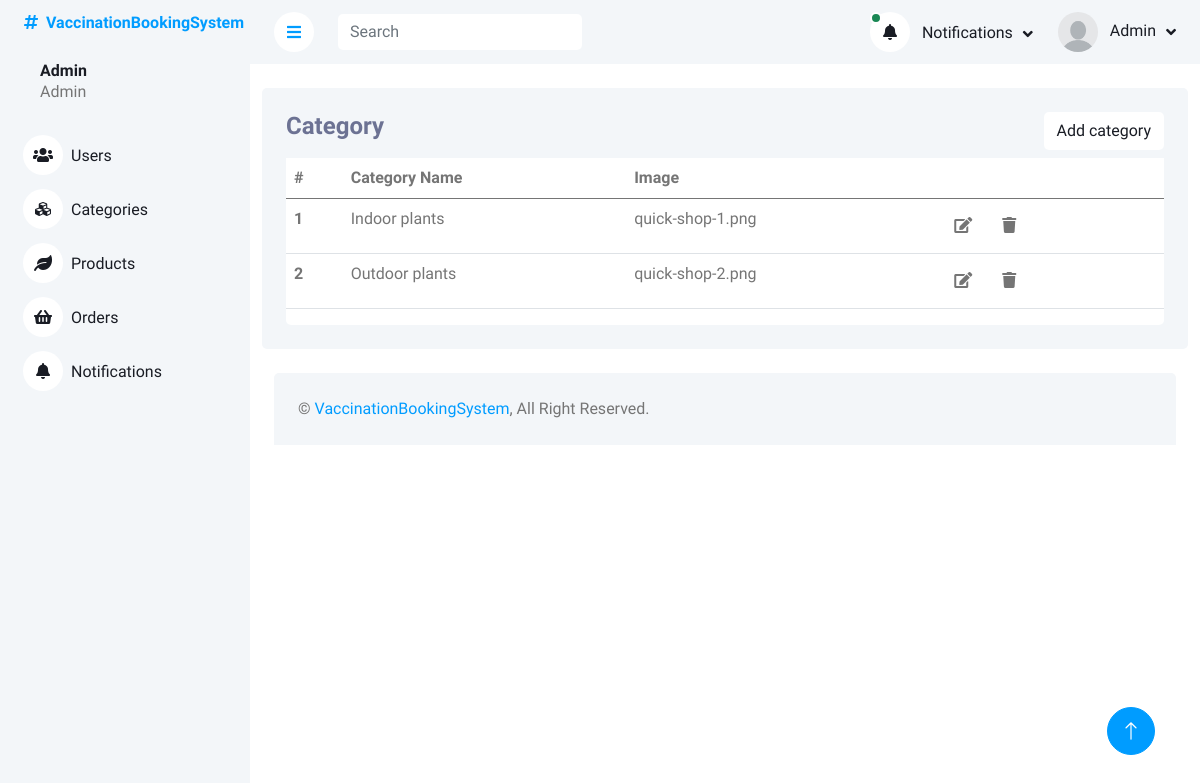
The app's page /adminPanel/vaccine.php, older data.
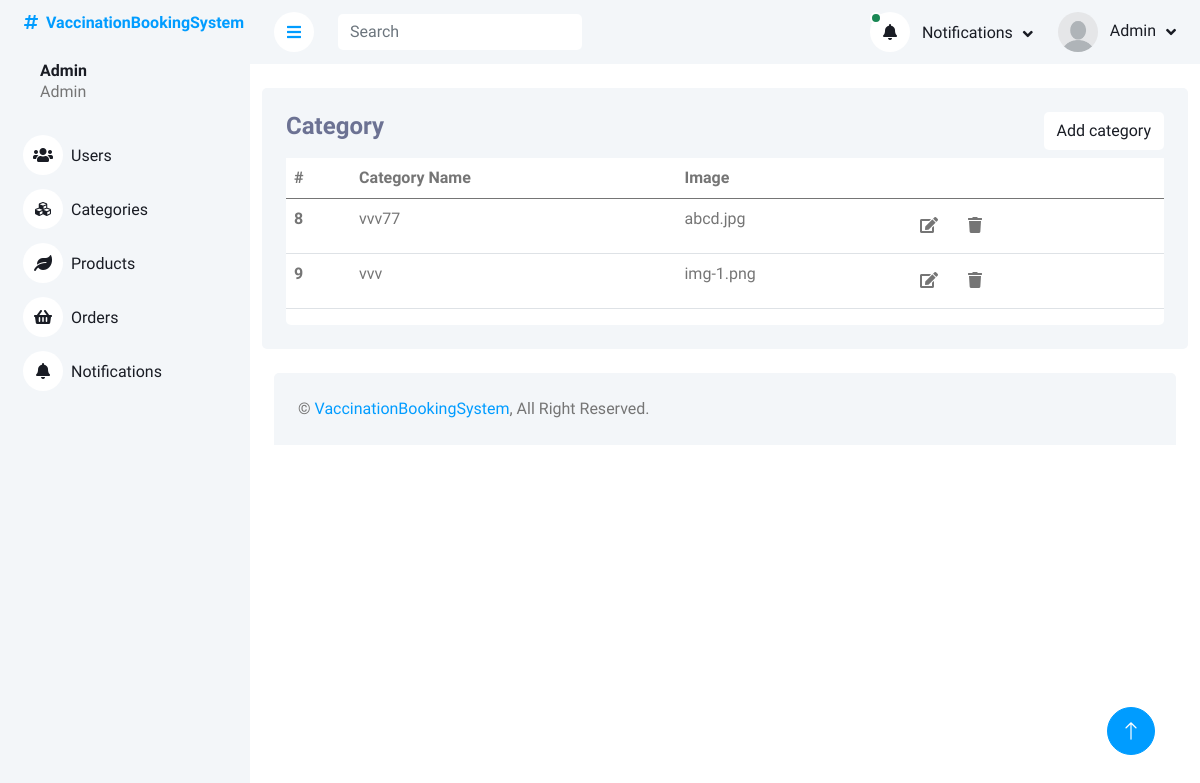
The same page, newer data.
### tables this page shows
CREATE TABLE `categories` (
  `categoryID` int(11) NOT NULL,
  `categoryName` varchar(225) DEFAULT NULL,
  `categoryImage` varchar(225) DEFAULT NULL
);

### adminPanel/vaccine.php (the view, shortened to what this page needs)
<?php
include_once('header_admin.php');
?>
<div class="container pt-4">
    <div class="bg-light rounded p-4">
        <div class="row">
            <div class="col-12">
                <div class="bg-white rounded h-100 ">
                    <div class="d-flex bg-light justify-content-between">
                        <h4>Category</h4>
                        <button type="button" class="btn text-dark  bg-white mb-2 insert" data-bs-toggle="modal"
                            data-bs-target="#insert-category-modal" name="insertCategory">Add category
                        </button>
                    </div>
                    <div class="table-responsive bg- ">
                        <table class="table">
                            <thead>
                                <tr>
                                    <th scope="col">#</th>
                                    <th scope="col">Category Name</th>
                                    <th scope="col">Image</th>
                                    <th scope="col"> </th>
                                </tr>
                            </thead>
                            <tbody>
                                <?php
                        $query = $pdo->query("SELECT * FROM categories");
                        $result = $query->fetchAll(PDO::FETCH_ASSOC);
                        foreach($result as $row){
                        ?>
                                <tr class="tr-row">
                                    <th scope="row">
                                        <?php echo $row['categoryID'] ?>
                                    </th>
                                    <td>
                                        <?php echo $row['categoryName'] ?>
                                    </td>
                                    <td>
                                        <?php echo $row['categoryImage'] ?>
                                    </td>
                                    <td class="">
                                        <button class="btn btn-white edit-btn " data-bs-toggle="modal"
                                            data-bs-target="#update-hospital-modal<?php echo $row['categoryID']  ?>">
                                            <i class="fa fa-edit"></i>
                                        </button>
                                        <button class="btn btn-white" data-bs-toggle="modal"
                                            data-bs-target="#delete-hospital-modal<?php echo $row['categoryID']  ?>">
                                            <i class="fa fa-trash"></i>
                                        </button>
                                    </td>
                                </tr>
                                <?php
                        };
                                       ?>
                            </tbody>
                        </table>
                    </div>
                </div>
            </div>
        </div>
    </div>
</div>
<?php
include('footer.php');
?>

Row changes from the older to the newer data that the page shows:
removed categories: categoryID "1", categoryName "Indoor plants", categoryImage "quick-shop-1.png"
removed categories: categoryID "2", categoryName "Outdoor plants", categoryImage "quick-shop-2.png"
added categories: categoryID "8", categoryName "vvv77", categoryImage "abcd.jpg"
added categories: categoryID "9", categoryName "vvv", categoryImage "img-1.png"
